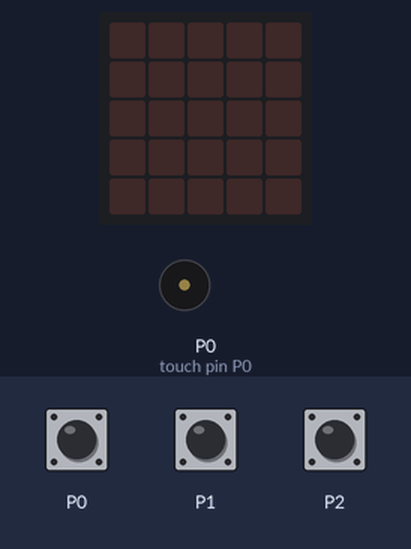
A program run on a simulated BBC micro:bit (MakeCode). On the bench: the board's 5×5 LED display, buzzer (waves = sounding). The inputs (shaded band) are chosen by the test bench.

Above: at 1.2 s.
1.3 s: touch pin P0 pressed for 0.15 s
At 3.0 s:
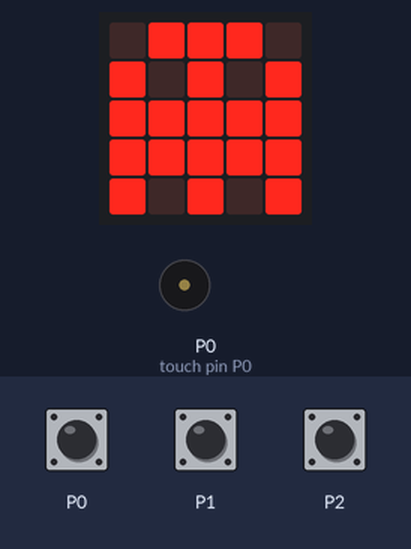
3.5 s: touch pin P1 pressed for 0.15 s
At 4.7 s:
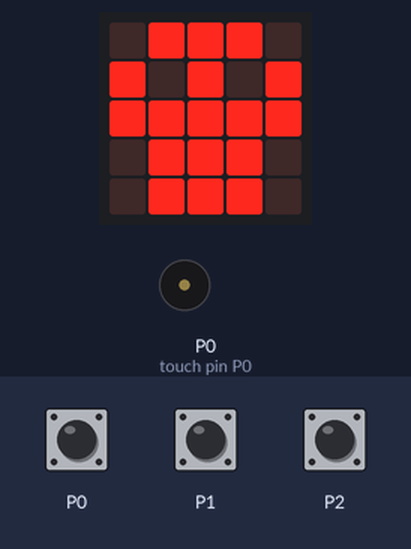
5.6 s: touch pin P2 pressed for 0.15 s
At 7.4 s:
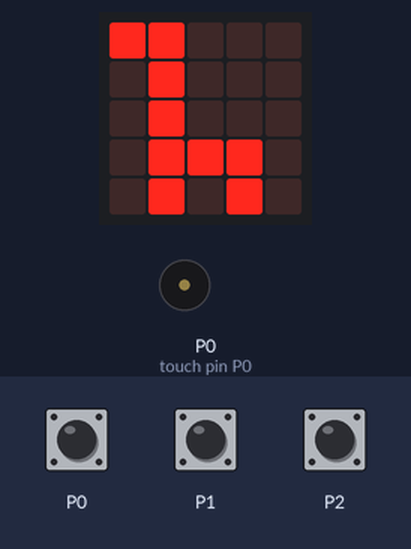
7.7 s: touch pin P0 pressed for 0.15 s
At 8.01 s:
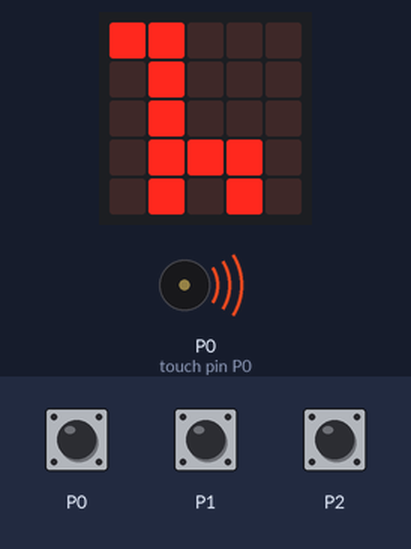
Timing chart, 0 to 10.7 s (numbered marks = the images above; inputs shaded):
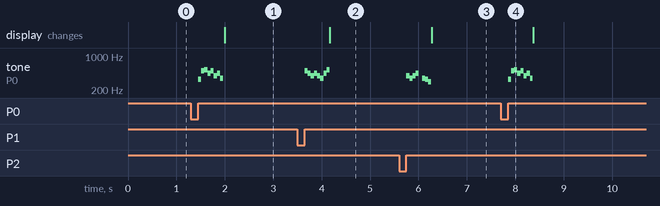

Measured:
- after the input at 1.3 s, tone on P0 (touch pin P0): plays 330 Hz for 0.07 s, 494 Hz for 0.07 s, 523 Hz for 0.07 s, 440 Hz for 0.07 s, 494 Hz for 0.07 s, 392 Hz for 0.07 s … (8 notes in this stretch), starting after 0.15 s; the display: changes after 0.70 s (image 1)
- after the input at 3.5 s, tone on P0 (touch pin P0): plays 494 Hz for 0.07 s, 440 Hz for 0.07 s, 392 Hz for 0.07 s, 440 Hz for 0.07 s, 392 Hz for 0.07 s, 349 Hz for 0.07 s … (8 notes in this stretch), starting after 0.15 s; the display: changes after 0.67 s (image 2)
- after the input at 5.6 s, tone on P0 (touch pin P0): plays 392 Hz for 0.07 s, 349 Hz for 0.07 s, 392 Hz for 0.07 s, 440 Hz for 0.06 s, 349 Hz for 0.07 s, 330 Hz for 0.07 s … (7 notes in this stretch), starting after 0.15 s; the display: changes after 0.67 s (image 3)
- after the input at 7.7 s, tone on P0 (touch pin P0): plays 330 Hz for 0.07 s, 494 Hz for 0.07 s, 523 Hz for 0.07 s, 440 Hz for 0.07 s, 494 Hz for 0.07 s, 392 Hz for 0.07 s … (8 notes in this stretch), starting after 0.15 s

The program:

main.ts
```typescript
input.onPinPressed(TouchPin.P0, function () {
    music.play(music.stringPlayable("E B C5 A B G A F ", 1000), music.PlaybackMode.UntilDone)
    basic.showIcon(IconNames.Ghost)
})
input.onPinPressed(TouchPin.P2, function () {
    music.play(music.stringPlayable("G F G A - F E D ", 1000), music.PlaybackMode.UntilDone)
    basic.showIcon(IconNames.Giraffe)
})
input.onPinPressed(TouchPin.P1, function () {
    music.play(music.stringPlayable("B A G A G F A C5 ", 1000), music.PlaybackMode.UntilDone)
    basic.showIcon(IconNames.Skull)
})
```

test.ts
```typescript
// testes vão aqui; isto não será compilado quando este pacote for usado como uma extensão.
```
